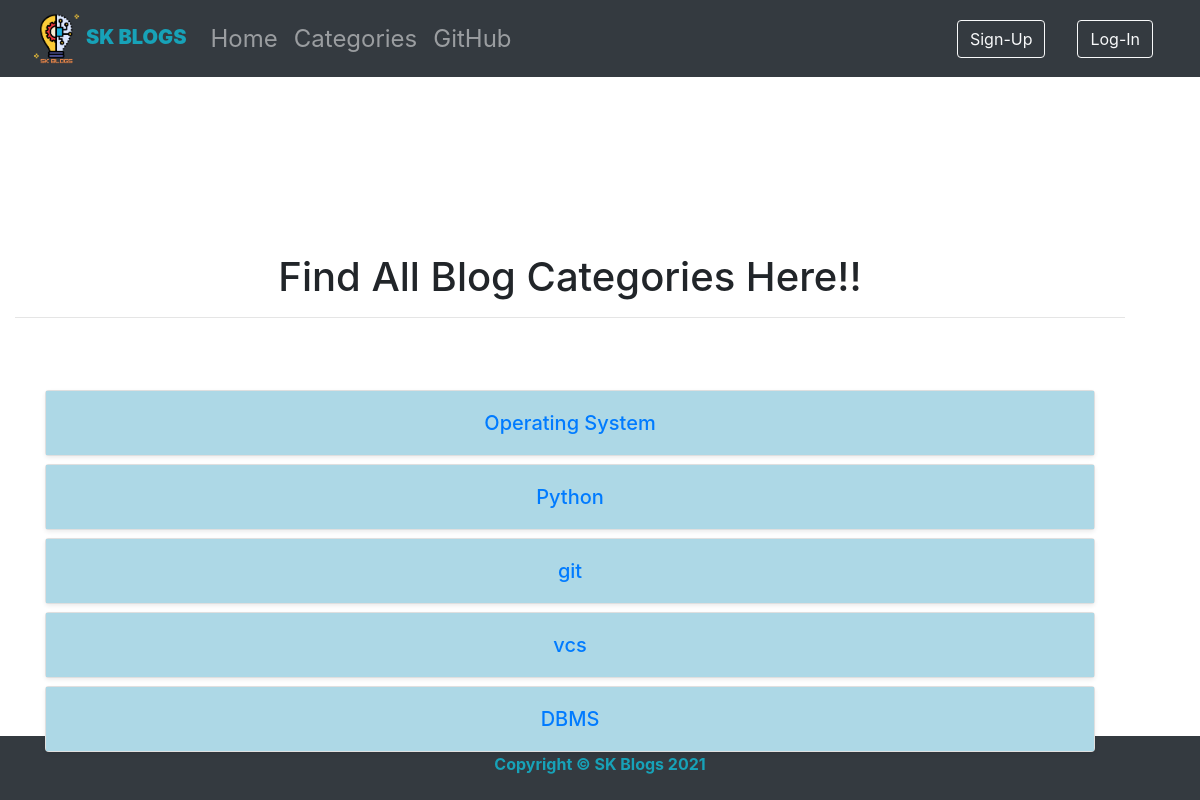
The page /category-list/ on the database as committed earlier.
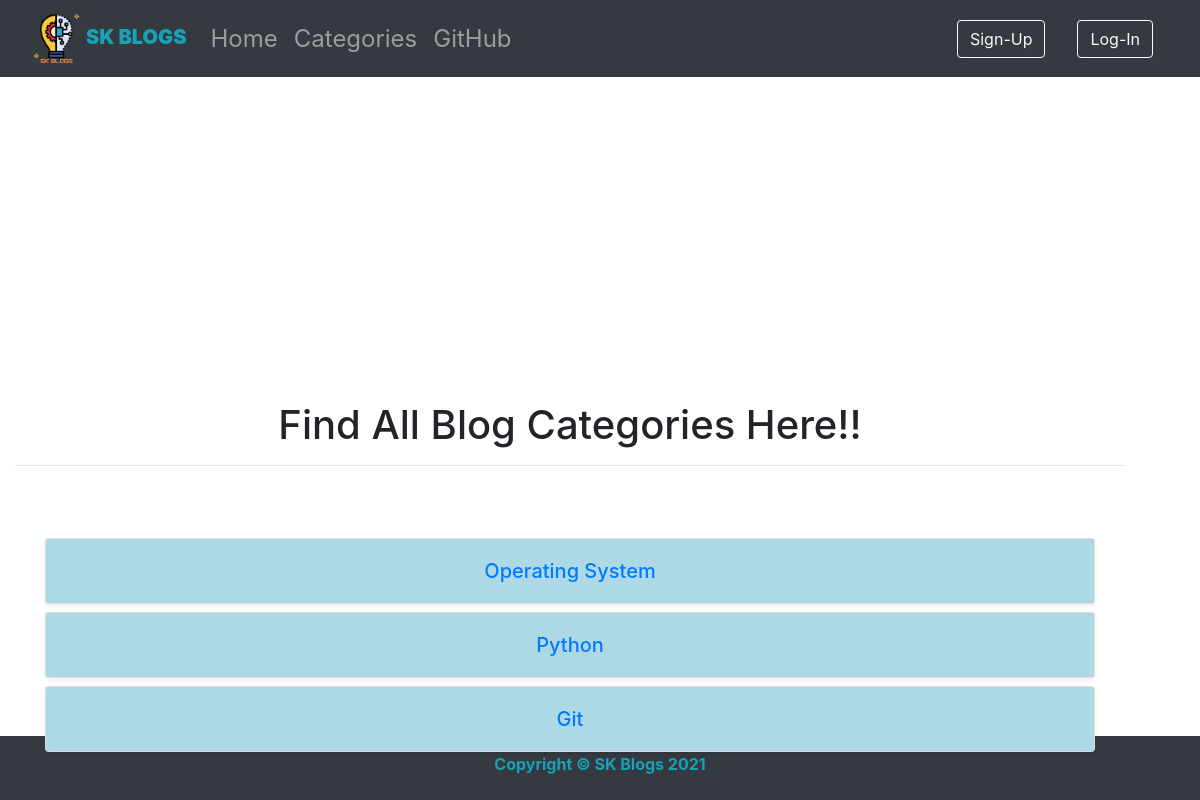
The same page on the database as committed later.
### blog/models.py (models this page shows, shortened)
class Category(models.Model):
    name = models.CharField(max_length=255)
    def __str__(self):
        return self.name

### blog/views.py (the view)
# urls.py: path('category-list/', CategoryListView, name="category-list"),
def CategoryListView(request):
    category_list = Category.objects.all()
    return render(request, 'category_list.html', {'category_list':category_list})

### blog/templates/category_list.html (shortened to what this page needs)
{% extends 'base.html' %}
{% block content %}
<div class="container">
<h1 class="fw-light mt-3 text-center">Find All Blog Categories Here!!</h1>
<hr/>
<div class="album py-5">
  <div class="container">
      {% for category in category_list %}
      <div class="col mt-2">
        <div class="card shadow-sm">
          <div class="card-body" style="background:lightblue;">
            <h5 class="card-text text-center"><a href="{% url 'category' category|slugify %}">{{ category }}</a></h5>
          </div>
        </div>
      </div>
      {% endfor %}
  </div>
</div>
</div>
{% endblock %}

Rows that differ between the two databases and show on the page:
removed Category: name "git"
removed Category: name "vcs"
removed Category: name "DBMS"
added Category: name "Git"
